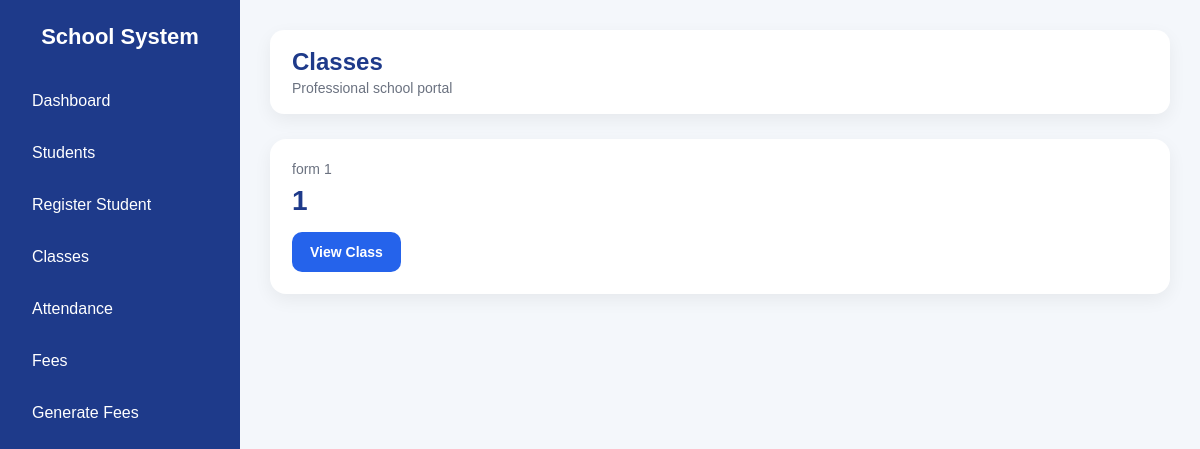
The app's page /classes, older data.
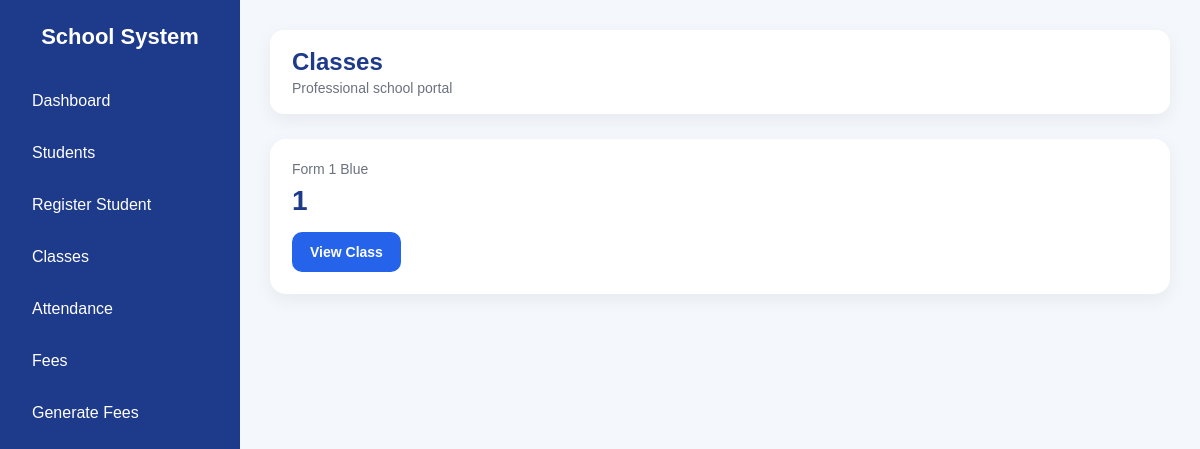
The same page, newer data.
### tables this page shows
CREATE TABLE students (
    id INTEGER PRIMARY KEY AUTOINCREMENT,
    student_number TEXT UNIQUE,
    first_name TEXT,
    last_name TEXT,
    birthday TEXT,
    gender TEXT,
    enrollment_date TEXT,
    leaving_year TEXT,
    class_name TEXT,
    home_address TEXT,
    mailing_address TEXT,
    student_phone TEXT,
    medical_info TEXT,
    emergency_contact TEXT,
    guardian1_name TEXT,
    guardian1_relationship TEXT,
    guardian1_phone TEXT,
    guardian1_whatsapp TEXT,
    guardian1_email TEXT,
    guardian2_name TEXT,
    guardian2_relationship TEXT,
    guardian2_phone TEXT,
    guardian2_whatsapp TEXT,
    guardian2_email TEXT
);

### app.py (the view)
@app.route("/classes")
def classes():
    conn = get_db()
    cursor = conn.cursor()
    class_records = cursor.execute("""
        SELECT class_name, COUNT(*) as total_students
        FROM students
        WHERE class_name IS NOT NULL AND class_name != ''
        GROUP BY class_name
        ORDER BY class_name ASC
    """).fetchall()
    conn.close()
    return render_template("classes.html", class_records=class_records)

### app.py (called while the page is built)
def get_db():
    conn = sqlite3.connect("school.db")
    conn.row_factory = sqlite3.Row
    return conn

### templates/classes.html (shortened to what this page needs)
{% extends "base.html" %}
{% block page_title %}Classes{% endblock %}
{% block content %}
<div class="stats">
    {% for class_item in class_records %}
    <div class="stat-card">
        <div class="stat-label">{{ class_item.class_name }}</div>
        <div class="stat-value">{{ class_item.total_students }}</div>
        <div style="margin-top:15px;">
            <a href="/class/{{ class_item.class_name }}" class="btn">View Class</a>
        </div>
    </div>
    {% endfor %}
</div>
{% endblock %}

### templates/base.html (shortened to what this page needs)
<!DOCTYPE html>
<html lang="en">
<head>
</head>
<body>
    <div class="layout">
        <div class="sidebar">
            <div class="brand">School System</div>
            <div class="nav">
                <a href="/">Dashboard</a>
                <a href="/students">Students</a>
                <a href="/add_student">Register Student</a>
                <a href="/classes">Classes</a>
                <a href="/attendance">Attendance</a>
                <a href="/fees">Fees</a>
                <a href="/generate_fees">Generate Fees</a>
            </div>
        </div>
        <div class="main">
            <div class="topbar">
                <div class="page-title">{% block page_title %}School Management System{% endblock %}</div>
                <div class="page-subtitle">Professional school portal</div>
            </div>
            {% block content %}{% endblock %}
        </div>
    </div>
</body>
</html>

### templates/base.html (style rules this page uses)
* { box-sizing: border-box; }
body { margin: 0; font-family: Arial, sans-serif; background: #f4f7fb; color: #1f2937; }
.layout { display: flex; min-height: 100vh; }
.sidebar { width: 240px; background: #1e3a8a; color: white; padding: 24px 18px; }
.brand { font-size: 22px; font-weight: bold; margin-bottom: 30px; text-align: center; }
.nav a { display: block; color: white; text-decoration: none; padding: 12px 14px; border-radius: 10px; margin-bottom: 10px; transition: 0.2s; }
.main { flex: 1; padding: 30px; }
.topbar { background: white; border-radius: 14px; padding: 18px 22px; box-shadow: 0 6px 18px rgba(0,0,0,0.06); margin-bottom: 25px; }
.page-title { font-size: 24px; font-weight: bold; color: #1e3a8a; }
.page-subtitle { color: #6b7280; font-size: 14px; margin-top: 4px; }
.btn { display: inline-block; background: #2563eb; color: white; text-decoration: none; padding: 12px 18px; border-radius: 10px; border: none; cursor: pointer; font-size: 14px; font-weight: bold; }
.stats { display: grid; grid-template-columns: repeat(auto-fit, minmax(220px, 1fr)); gap: 18px; margin-bottom: 24px; }
.stat-card { background: white; border-radius: 16px; box-shadow: 0 6px 18px rgba(0,0,0,0.06); padding: 22px; }
.stat-label { color: #6b7280; font-size: 14px; margin-bottom: 8px; }
.stat-value { font-size: 28px; font-weight: bold; color: #1e3a8a; }

Row changes from the older to the newer data that the page shows:
changed students id 1: class_name "form 1" → "Form 1 Blue"
